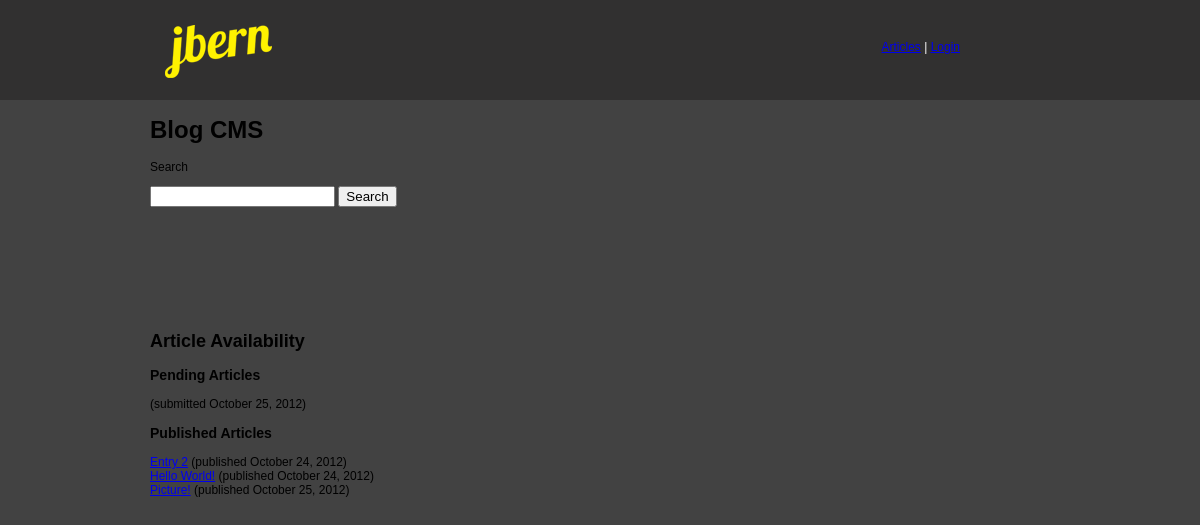
Screenshot of /pending.php with the database file from the repository.
### tables this page shows
CREATE TABLE IF NOT EXISTS `cms_articles` (
  `article_id` int(11) NOT NULL AUTO_INCREMENT,
  `author_id` int(11) NOT NULL DEFAULT '0',
  `is_published` tinyint(1) NOT NULL DEFAULT '0',
  `date_submitted` datetime NOT NULL DEFAULT '0000-00-00 00:00:00',
  `date_published` datetime NOT NULL DEFAULT '0000-00-00 00:00:00',
  `title` varchar(255) NOT NULL DEFAULT '',
  `body` mediumtext NOT NULL,
  PRIMARY KEY (`article_id`),
  KEY `IdxArticle` (`author_id`,`date_submitted`),
  FULLTEXT KEY `IdxText` (`title`,`body`)
);

### pending.php (the view, shortened to what this page needs)
<?php
	require_once 'conn.php';
	require_once 'header.php';
	$a_artTypes = array (
	"Pending" => "submitted",
	"Published" => "published"
	);
	?>
	<div id="body-content"> <?php
	echo "<h2>Article Availability</h2>\n";
	$i = -1;
	foreach ($a_artTypes as $k => $v) {
		$i++;
		echo "<h3>" . $k . " Articles</h3>\n";
		echo "<p>\n";
		echo "<div class=\"scroller\">\n";
		$sql = "SELECT article_id, title, date_" . $v .
		" FROM cms_articles " .
		"WHERE is_published=" . $i .
		" ORDER BY title";
		$result = mysql_query($sql, $conn)
			or die('Could not get list of pending articles: ' . mysql_error());
		if (mysql_num_rows($result) ==0) {
			echo " <em> No " . $k . " articles available.</em>";
		} else {
			while ($row = mysql_fetch_array($result)) {
				echo ' <a href="reviewarticle.php?article=' .
				$row['article_id'] . '">' .
				htmlspecialchars($row['title']) .
				"</a> ($v " . date("F j, Y", strtotime($row['date_' .$v])) .
				")<br />\n";
			}
		}
		echo " </div>\n";
		echo "</p>\n";
	}
	require_once 'footer.php';
?>
<link rel="stylesheet" type="text/css" href="css/main.css" media="screen"/>

### header.php (shortened to what this page needs)
<!DOCTYPE html PUBLIC "-//W3C//DTD XHTML 1.0 Transitional//EN" "http://www.w3.org/TR/xhtml1/DTD/xhtml1-transitional.dtd">
<html xmlns="http://www.w3.org/1999/xhtml">
<head>
</head>
<body>
<div id="header">
	<div id='navigation'>
        <?php
			echo '<a href="index.php">Articles</a>';
			if(!isset($_SESSION['user_id'])) {
				echo ' | <a href="login.php">Login</a>';
			}
        ?>
        </div>
  <div id="header-content">
  	<div id="header-logo">
	</div>
  </div>
    <div id="body-content">
    <h1>Blog CMS</h1>
        <form method='get' action='search.php'>
        <p class='head'>Search</p>
        <p>
        	<input id='searchkeywords' type='text' name='keywords'
        />
        <input id='searchbutton' class='submit' type='submit' value='Search'/>
        </p>
       </form>
</div>
<link rel="stylesheet" type="text/css" href="css/header.css" media="screen"/>

### footer.php
	</div>
</div>
</body>
</html>

### css/header.css (style rules this page uses)
body { font-family: Arial, Helvetica, sans-serif; font-size:12px; background-color:#424242; color:#000; margin-left: 0px; margin-top: 0px; margin-right: 0px; margin-bottom: 0px; }
#header { margin: 0px auto; width: 100%; height: 100px; background-color:#313030; }
#navigation { float:right; margin-top: 40px; margin-right: 20em; color:#FFF; }
#header-content { width: 900px; height: 100px; margin: 0px auto; }
#body-content { width:900px; height:auto; color:#999; margin:0px auto; margin-top:10px; }
#header-logo { width: 107px; height: 53px; float:left; background-image:url(../Images/logo.png); margin-top:25px; margin-left:15px; }

### css/main.css (style rules this page uses)
#body-content { width:900px; height:auto; min-height:200px; color:#000; margin:0px auto; margin-top:10px; }

### rows the page displays
cms_articles: v "submitted", date_submitted "October 25, 2012"
cms_articles: title "Entry 2", v "published", date_published "October 24, 2012"
cms_articles: title "Hello World!", v "published", date_published "October 24, 2012"
cms_articles: title "Picture!", v "published", date_published "October 25, 2012"

### other values shown
$k "Pending"
$k "Published"
